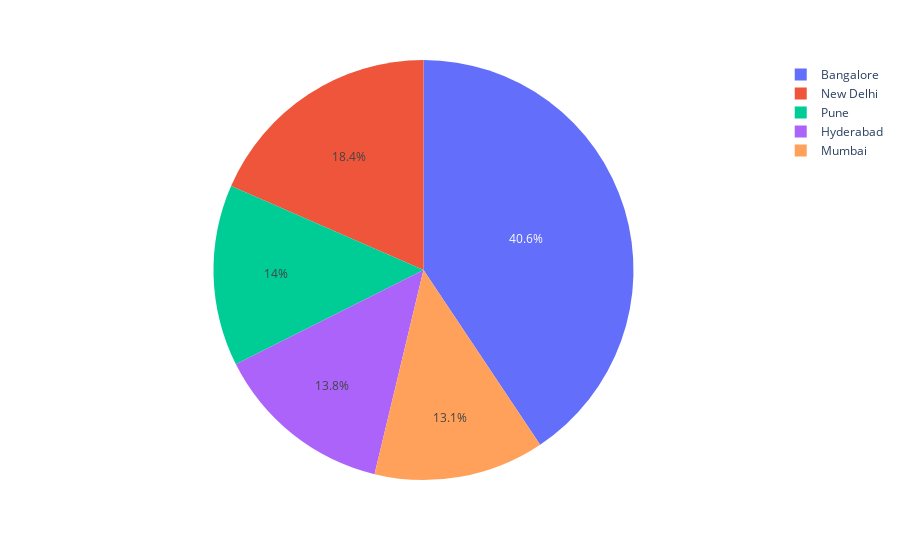

Notebook code cell kept with this figure:
### Markdown cell above
Data science Manager gets the highest salary

### Code cell
fig = px.pie(final_dataset, values='Salaries Reported', names='Location')
fig.show()

### Figure 1 — Plotly figure (JSON) as saved in the notebook; plotly's stock layout.template omitted (floating-point values rounded to 4 significant figures; data arrays with more than 128 entries replaced by an {"elided": "..."} marker saying what was removed)
{"data": [{"domain": {"x": [0, 1], "y": [0, 1]}, "hovertemplate": "Location=%{label}<br>Salaries Reported=%{value}<extra></extra>", "labels": {"elided": "4344 str values"}, "legendgroup": "", "name": "", "showlegend": true, "type": "pie", "values": {"elided": "4344 int values"}}], "layout": {"legend": {"tracegroupgap": 0}, "margin": {"t": 60}}}
